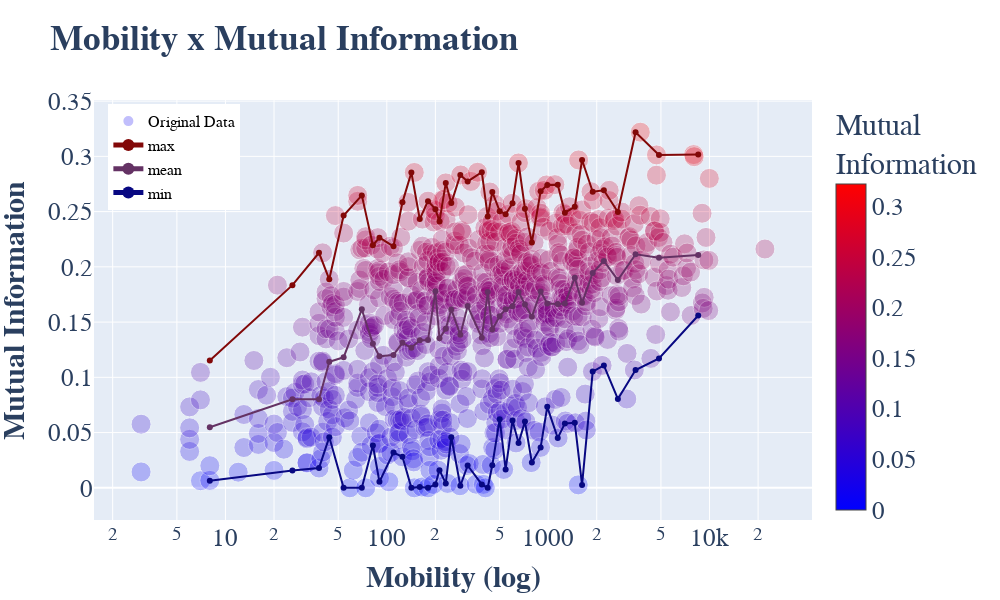

The notebook cell this image was saved under:
### Code cell
import plotly.express as px

fig2 = go.Figure()
fig2.add_trace(go.Scatter(x=mob_versus_infmutua['mob'], y=mob_versus_infmutua['mutual_inf'],
                    mode='markers', name='Original Data',
                     hovertemplate =
                    '<i>Mobility</i>: %{x}<br>'+
                    '<i>Corr</i>: %{y}<br>'+
                    '<i>Count</i>: %{marker.size:,}',
                    marker=dict(
                       opacity=0.25,
                       color=mob_versus_infmutua['mutual_inf'],
                       colorbar=dict(
                          title="Mutual<br>Information"
                       ),
                       size=mob_versus_infmutua['count'],
                       sizemode='area',
                       sizeref=2.*(mob_versus_infmutua['count'].max())/(20.**2),
                       sizemin=1,
                       colorscale="Bluered"
                    )))
fig2.update_layout(legend= {'itemsizing': 'constant'})

fig2.add_trace(go.Scatter(x=data2['medians'], y=data2['maxs'],
                    mode='lines+markers', name='max', line=dict(color='rgb(130,8,8)', width=2)))
fig2.add_trace(go.Scatter(x=data2['medians'], y=data2['means'],
                    mode='lines+markers', name='mean', line=dict(color='rgb(100,50,100)', width=2)))
fig2.add_trace(go.Scatter(x=data2['medians'], y=data2['mins'],
                    mode='lines+markers', name='min', line=dict(color='rgb(8,8,130)', width=2)))

fig2.update_xaxes(type="log")
fig2.update_layout(
    title_text="<b>Mobility x Mutual Information</b>",
    xaxis_title="<b>Mobility (log)</b>",
    yaxis_title="<b>Mutual Information</b>",
    font=dict(
        family="Tahoma",
        size=25,
      #   color="RebeccaPurple"
    ),
    width=1000,
    height=600,
    legend=dict(
      yanchor="top",
      y=0.99,
      xanchor="left",
      x=0.02,
      font=dict(
          family="Tahoma",
          size=16,  # Ajuste o tamanho da fonte da legenda aqui
          color="black"
      )
    ),
    hovermode="closest"
   )

fig2.show()

### Figure 1 — Plotly figure (JSON) as saved in the notebook; plotly's stock layout.template omitted (floating-point values rounded to 4 significant figures; data arrays with more than 128 entries replaced by an {"elided": "..."} marker saying what was removed)
{"data": [{"hovertemplate": "<i>Mobility</i>: %{x}<br><i>Corr</i>: %{y}<br><i>Count</i>: %{marker.size:,}", "marker": {"color": {"elided": "817 float values"}, "colorbar": {"title": {"text": "Mutual<br>Information"}}, "colorscale": [[0, "rgb(0,0,255)"], [1, "rgb(255,0,0)"]], "opacity": 0.25, "size": {"elided": "817 int values"}, "sizemin": 1, "sizemode": "area", "sizeref": 0.005}, "mode": "markers", "name": "Original Data", "type": "scatter", "x": {"elided": "817 int values"}, "y": {"elided": "817 float values"}}, {"line": {"color": "rgb(130,8,8)", "width": 2}, "mode": "lines+markers", "name": "max", "type": "scatter", "x": [8, 26, 38, 44, 54, 70, 82, 90, 110, 125, 142, 160, 180, 200, 212, 232, 251, 285.5, 317, 388, 422, 450.5, 500.5, 545, 601, 655.5, 718, 792.5, 898, 987, 1146.0, 1269, 1462, 1622, 1888, 2214.0, 2704.0, 3481, 4862, 8512.0], "y": [0.1153, 0.1834, 0.2127, 0.1887, 0.2464, 0.2647, 0.2195, 0.2264, 0.2186, 0.2584, 0.2854, 0.2432, 0.2595, 0.2522, 0.2411, 0.276, 0.2577, 0.2832, 0.2773, 0.2856, 0.2457, 0.2678, 0.2504, 0.2476, 0.2575, 0.294, 0.2526, 0.2221, 0.2683, 0.2741, 0.2744, 0.249, 0.2544, 0.2967, 0.268, 0.2692, 0.2496, 0.3219, 0.3013, 0.3016]}, {"line": {"color": "rgb(100,50,100)", "width": 2}, "mode": "lines+markers", "name": "mean", "type": "scatter", "x": [8, 26, 38, 44, 54, 70, 82, 90, 110, 125, 142, 160, 180, 200, 212, 232, 251, 285.5, 317, 388, 422, 450.5, 500.5, 545, 601, 655.5, 718, 792.5, 898, 987, 1146.0, 1269, 1462, 1622, 1888, 2214.0, 2704.0, 3481, 4862, 8512.0], "y": [0.05475, 0.08023, 0.08022, 0.1141, 0.1181, 0.1615, 0.1304, 0.119, 0.1203, 0.1313, 0.1268, 0.1336, 0.1337, 0.1778, 0.1353, 0.144, 0.1614, 0.1385, 0.1645, 0.1358, 0.1771, 0.1434, 0.1553, 0.1616, 0.1643, 0.1773, 0.166, 0.1549, 0.1777, 0.1668, 0.1663, 0.1668, 0.1901, 0.1674, 0.1944, 0.2054, 0.188, 0.2114, 0.2082, 0.2106]}, {"line": {"color": "rgb(8,8,130)", "width": 2}, "mode": "lines+markers", "name": "min", "type": "scatter", "x": [8, 26, 38, 44, 54, 70, 82, 90, 110, 125, 142, 160, 180, 200, 212, 232, 251, 285.5, 317, 388, 422, 450.5, 500.5, 545, 601, 655.5, 718, 792.5, 898, 987, 1146.0, 1269, 1462, 1622, 1888, 2214.0, 2704.0, 3481, 4862, 8512.0], "y": [0.006415, 0.01576, 0.0179, 0.04584, 0, 0, 0.03827, 0.005458, 0.03198, 0.02806, 0, 0.0006761, 0, 0.003068, 0.01599, 0.003971, 0.04584, 0.001868, 0.02021, 0.0031, 0, 0.02039, 0.06212, 0.01662, 0.06084, 0.04064, 0.05993, 0.02283, 0.03659, 0.07329, 0.0451, 0.0583, 0.05885, 0.002658, 0.1052, 0.1108, 0.08041, 0.1067, 0.1171, 0.156]}], "layout": {"font": {"family": "Tahoma", "size": 25}, "height": 600, "hovermode": "closest", "legend": {"font": {"color": "black", "family": "Tahoma", "size": 16}, "itemsizing": "constant", "x": 0.02, "xanchor": "left", "y": 0.99, "yanchor": "top"}, "title": {"text": "<b>Mobility x Mutual Information</b>"}, "width": 1000, "xaxis": {"title": {"text": "<b>Mobility (log)</b>"}, "type": "log"}, "yaxis": {"title": {"text": "<b>Mutual Information</b>"}}}}
